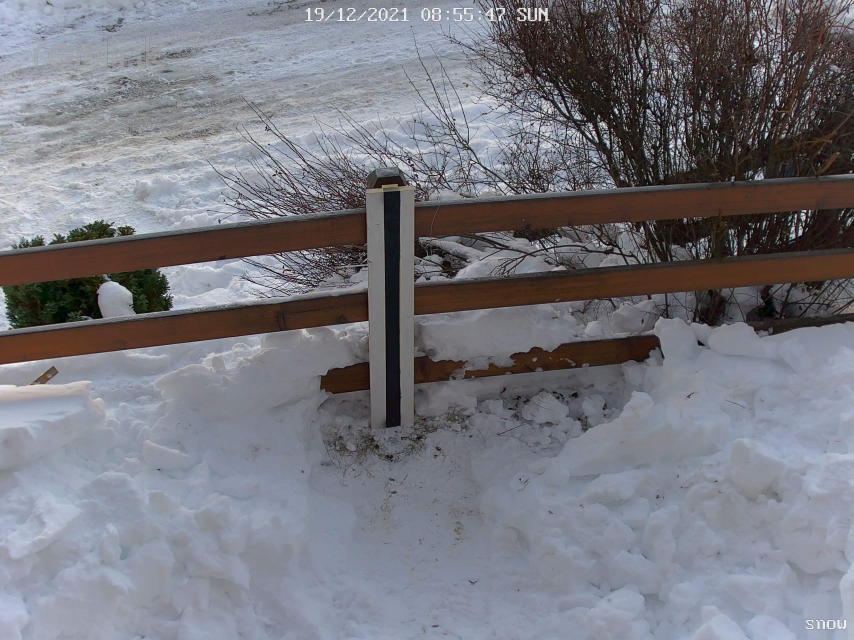
#> input picture images/patron_detection/noSnow1.jpeg, 2560 x 1920 px (shown at 1/3 size)
$ jupyter execute wood_recognition.ipynb
#> lines starting #> are read from the running program, lines starting #| are printed output that depends on the picture; after the words box and inside, x2 and y2 are one past the last pixel; in counts of white or black regions, pixels touching at a corner belong together
# But :
## - Détection automatique de l'étalon
## - Retourner les coodornées des angles

[cell 1]
import cv2
import os
import numpy as np

#load the image
img = cv2.imread('images/patron_detection/noSnow1.jpeg')
#> img is the input picture: shape (1920, 2560, 3); mean B, G, R 126.6, 119, 118.7
img = cv2.resize(img, (1700,1000),interpolation = cv2.INTER_AREA)
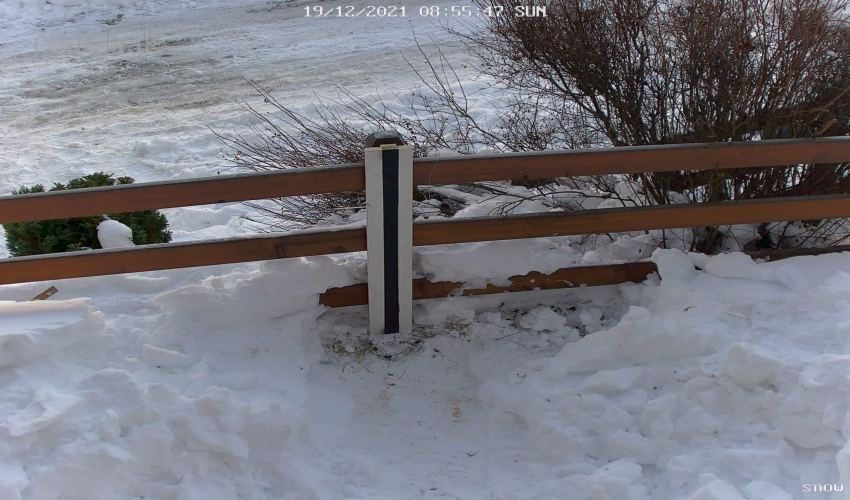
#> img: shape (1000, 1700, 3) (shown at 1/2 size); mean B, G, R 126.6, 119, 118.7

#contours variable
contours=0;

#coordinates of the etalon
start_x = 0
start_y = 0
stop_x = 0
stop_y = 0

#max/min contour length
MAX_CONTOUR_LENGTH = 15000
MIN_CONTOUR_LENGTH = 10000

# function to display the coordinates of
# of the points clicked on the image
def click_event(event, x, y, flags, params):

    # checking for left mouse clicks
    if event == cv2.EVENT_LBUTTONDOWN:

        # displaying the coordinates
        # on the Shell
        #print(x, ' ', y)
        for contour in contours :
            if cv2.contourArea(contour) >= MIN_CONTOUR_LENGTH and cv2.contourArea(contour) < MAX_CONTOUR_LENGTH:
                if cv2.pointPolygonTest(contour, (x,y), False) == 1.0:
                   cv2.drawContours(img, [contour], 0, (0, 255, 0), 3)
                   cv2.imshow('image', img)
                   X,Y,W,H = cv2.boundingRect(contour)
                   cv2.rectangle(img,(X,Y),(X+W,Y+H),(255,0,0),2)
                   cv2.imshow('image', img)
                   start_x = X
                   start_y = Y
                   stop_x = X
                   stop_y = Y+H
                   print("Coordinates of the etalon: ")
                   print("Start_x : "+ str(start_x) +" Start_y : " + str(start_y))
                   print("Stop_x : "+ str(stop_x) +" Stop_y : " + str(stop_y))
                   print("width : " + str(W))

# driver function
if __name__=="__main__":


    # converting image into grayscale image
    gray = cv2.cvtColor(img, cv2.COLOR_BGR2GRAY)
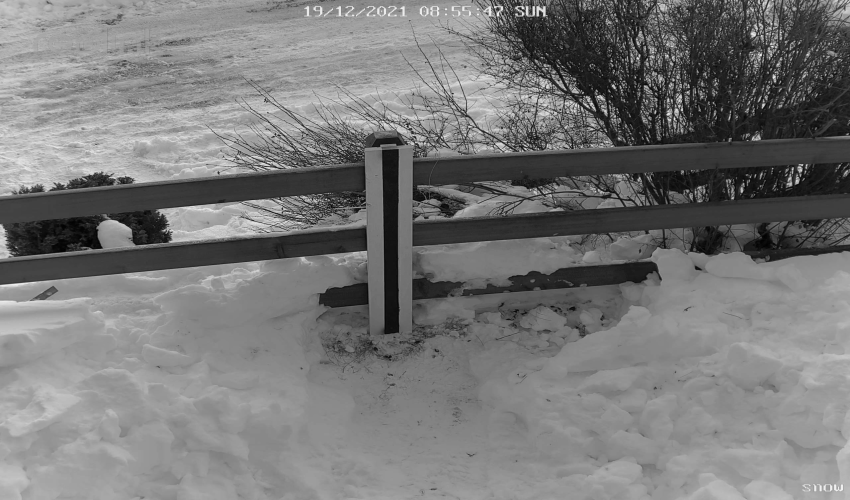
#> gray: shape (1000, 1700) (shown at 1/2 size); min 0, max 250, mean 119.8
    gray = cv2.equalizeHist(gray)
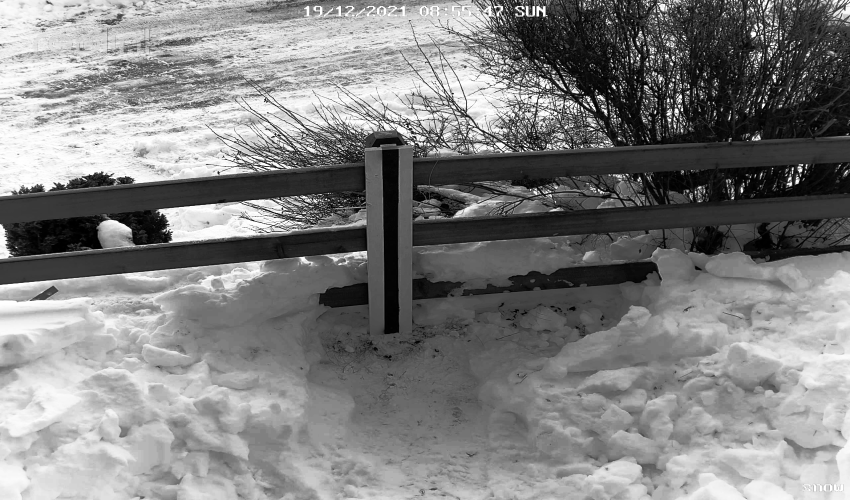
#> gray: shape (1000, 1700) (shown at 1/2 size); min 0, max 255, mean 128.5
    #gray = cv2.GaussianBlur(gray, (5,5), 5)

    # setting threshold of gray image
    #_,threshold = cv2.threshold(gray, 53, 255, cv2.THRESH_BINARY)
    threshold = cv2.adaptiveThreshold(gray, 255, cv2.ADAPTIVE_THRESH_MEAN_C, cv2.THRESH_BINARY,21,11)
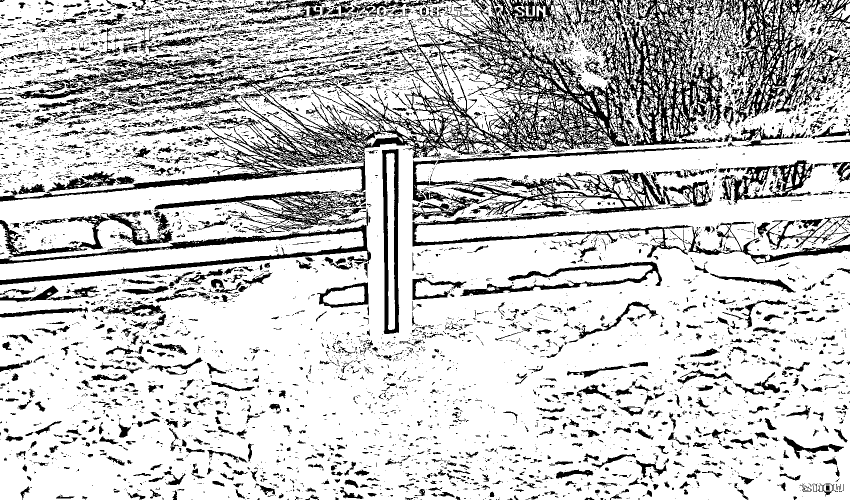
#> threshold: shape (1000, 1700) (shown at 1/2 size); 77.8% white; 7574 black regions (6162 under 20 px)

    # using a findContours() function
    contours, _ = cv2.findContours(threshold, cv2.RETR_TREE, cv2.CHAIN_APPROX_SIMPLE)
#> contours = 13327 contours, 10754 with area under 20; largest, box (x1, y1, x2, y2) and area: (0, 0, 1700, 1000) 1137046, (0, 0, 983, 396) 262936, (0, 462, 727, 560) 21932, (824, 338, 1333, 442) 19798, (1016, 0, 1232, 183) 15170

    count = 0
    for contour in contours:


        # using drawContours() function
        if cv2.contourArea(contour) >= MIN_CONTOUR_LENGTH and cv2.contourArea(contour) < MAX_CONTOUR_LENGTH:
            cv2.drawContours(img, [contour], 0, (0, 0, 255), 2)
            M = cv2.moments(contour)
            if M['m00'] != 0.0:
                x = int(M['m10']/M['m00'])
                y = int(M['m01']/M['m00'])
            cv2.putText(img, str(count), (x, y), cv2.FONT_HERSHEY_SIMPLEX, 0.6, (255, 255, 255), 2)
            count = count+1;
#> this loop made 13327 passes
#> (x, y, count) on pass 2147: (959, 177, 1)
#> contour on passes 1 to 6: [[916, 999]], [[815, 999], [817, 999]], [[1177, 998], [1176, 999], [1178, 999], [1178, 998]], [[1696, 725]], [[13, 627], [15, 627]], [[50, 600], [51, 600]]
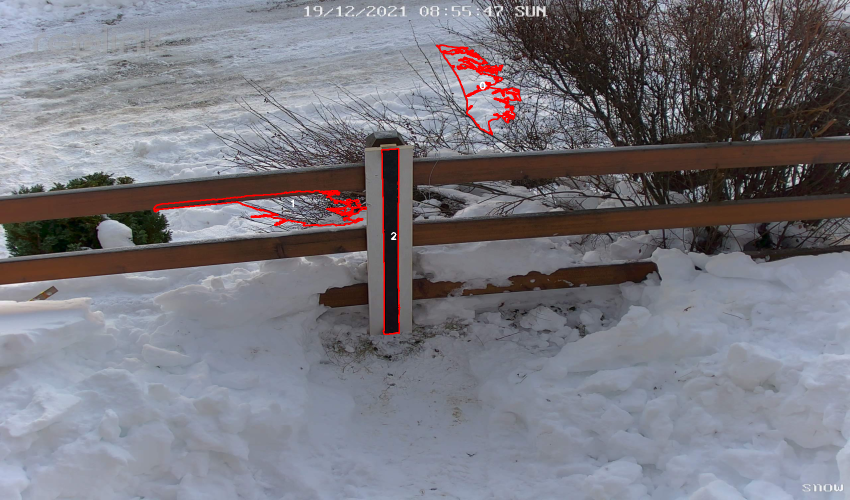
#> img: shape (1000, 1700, 3) (shown at 1/2 size); 0.81% of pixels changed, all inside (x1, y1, x2, y2) = (306, 89, 1043, 670)
#> after the loop, count = 3

    # displaying the image after drawing contours
    cv2.imshow('image', img)
    cv2.setMouseCallback('image', click_event)

    cv2.waitKey(0)
    cv2.destroyAllWindows()
